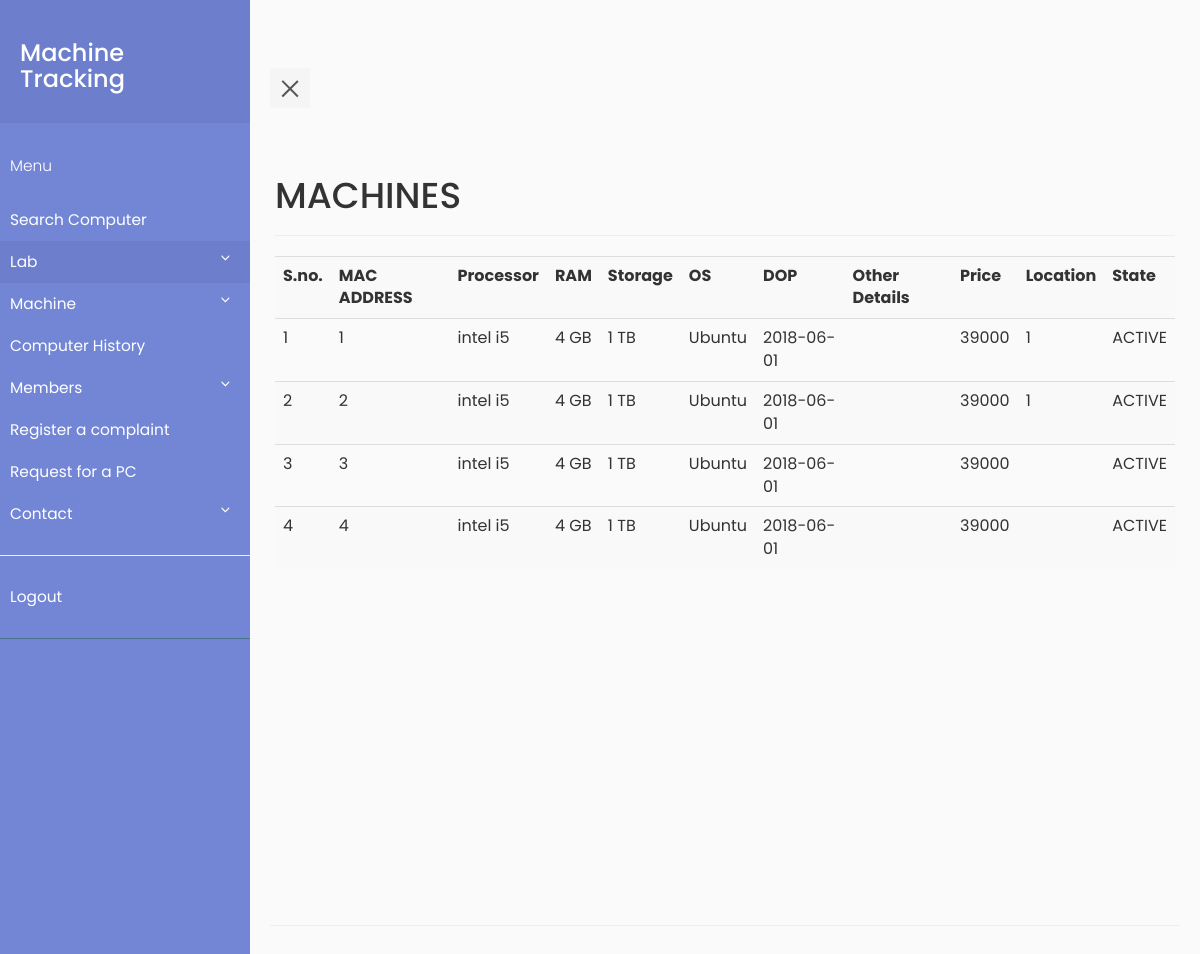
The page /viewmc.php (signed in) on the database as committed earlier.
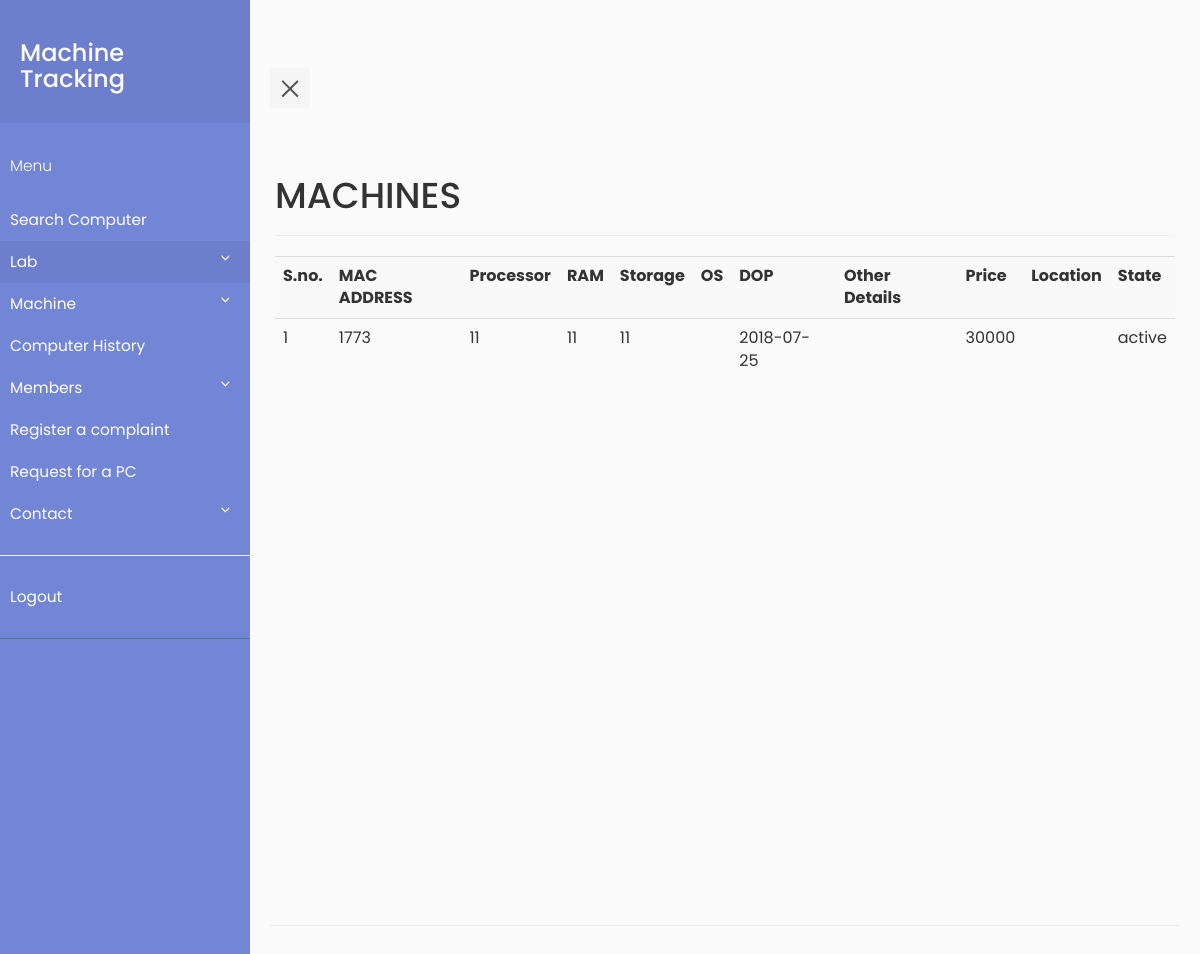
The same page on the database as committed later.
### tables this page shows
CREATE TABLE `machine` (
  `machine_id` int(11) NOT NULL,
  `MAC_ADDR` varchar(30) DEFAULT NULL,
  `processor` int(11) NOT NULL,
  `ram` int(11) NOT NULL,
  `memory` int(11) NOT NULL,
  `DOP` date DEFAULT NULL,
  `price` int(11) DEFAULT NULL,
  `state` varchar(10) DEFAULT NULL,
  `os` varchar(30) DEFAULT NULL,
  `monitor` int(11) NOT NULL,
  `keyboard` int(11) NOT NULL,
  `mouse` int(11) NOT NULL,
  `grn` int(11) NOT NULL
);

CREATE TABLE `lab` (
  `lab_id` int(11) NOT NULL,
  `name` varchar(20) DEFAULT NULL,
  `department` varchar(40) DEFAULT NULL
);

### viewmc.php (the view, shortened to what this page needs)
<?php
    require_once "pdo.php";
?>
<html>
<head>
    <link rel="stylesheet" type="text/css" href="https://maxcdn.bootstrapcdn.com/bootstrap/3.3.7/css/bootstrap.min.css" >
    <link rel="stylesheet" type="text/css" href="style5.css">
</head>
<body>
            <div class="wrapper">
     <?php include "navbar.php" ;?>
         <div class="container-fluid row" id="content">
    <div class="page-header">
    <h1>MACHINES</h1>
    </div>
    <?php
        $stmtcnt = $pdo->query("SELECT COUNT(*) FROM machine ");
        $row = $stmtcnt->fetch(PDO::FETCH_ASSOC);
        if($row['COUNT(*)']!=='0')
        {
            $i=1;
            $stmtread = $pdo->query("SELECT * FROM machine ORDER BY MAC_ADDR");
            echo ("<table class=\"table table-striped\">
                <tr> <th>S.no.</th><th>MAC ADDRESS</th><th>Processor</th><th>RAM</th><th>Storage</th><th>OS</th><th>DOP</th><th>Other Details</th><th>Price</th><th>Location</th> <th>State</th></tr>");
            while ( $row = $stmtread->fetch(PDO::FETCH_ASSOC) )
            {
                $stmtn = $pdo->prepare("SELECT lab_id FROM position where machine_id = :mid AND final_date = '1970-01-01'");
                $stmtn->execute(array(':mid' => $row['machine_id']));
                $rown = $stmtn->fetch(PDO::FETCH_ASSOC);
                $stmtn2 = $pdo->prepare("SELECT name FROM lab where lab_id = :lid");
                $stmtn2->execute(array(':lid' => $rown['lab_id']));
                $rown2 = $stmtn2->fetch(PDO::FETCH_ASSOC);
                echo ("<tr>");
                echo ("<td>");
                echo($i);
                echo("</td>");
                echo ("<td>");
                echo(htmlentities($row['MAC_ADDR']));
                echo ("</td>");
                echo ("<td>");
                echo(htmlentities($row['processor']));
                echo ("</td>");
                echo ("<td>");
                echo(htmlentities($row['ram']));
                echo ("</td>");
                echo ("<td>");
                echo(htmlentities($row['memory']));
                echo ("</td>");
                echo ("<td>");
                echo(htmlentities($row['os']));
                echo ("</td>");
                echo ("<td>");
                echo(htmlentities($row['DOP']));
                echo ("</td>");
                echo ("<td>");
                echo ("<td>");
                echo(htmlentities($row['price']));
                echo ("</td>");
                echo ("<td>");
                echo(htmlentities($rown2['name']));
                echo ("</td>");
                echo ("<td>");
                echo(htmlentities($row['state']));
                echo ("</td>");
                $i++;
            }
            echo('</table>');
        }
    ?>
    </div>
</body>
</html>

### navbar.php (shortened to what this page needs)
        <nav id="sidebar">
            <div class="sidebar-header">
                <a href="home.php"><h3>Machine Tracking</h3></a>
            </div>
            <ul class="list-unstyled components">
                <p>Menu</p>
                <li>
                    <a href="searchpc.php">Search Computer</a>
                </li>
                <li class="active">
                    <a href="#homeSubmenu" data-toggle="collapse" aria-expanded="false">Lab</a>
                </li>
                <li class="">
                    <a href="#machinemenu" data-toggle="collapse" aria-expanded="false">Machine</a>
                </li>
                <li>
                    <a href="viewmchistory.php">Computer History</a>
                </li>
                <li class="">
                    <a href="#membermenu" data-toggle="collapse" aria-expanded="false">Members</a>
                <li>
                    <a href="complaint_form.php">Register a complaint</a>
                </li>
                <li>
                    <a href="request_form.php">Request for a PC</a>
                </li>
                </li>
                <li class="">
                    <a href="#contactmenu" data-toggle="collapse" aria-expanded="false">Contact</a>
                </li>
                <hr>
                <li>
                    <a href="logout.php">Logout</a>
                </li>
            </ul>
        </nav>
<div class="container" id="content">
<div class="page-header">
<button type="button" id="sidebarCollapse" class="navbar-btn">
    <span></span>
</button>

### style5.css (style rules this page uses)
body { font-family: 'Poppins', sans-serif; background: #fafafa; }
p { font-family: 'Poppins', sans-serif; font-size: 1.1em; font-weight: 300; line-height: 1.7em; color: #999; }
a, a:hover, a:focus { color: inherit; text-decoration: none; transition: all 0.3s; }
.navbar-btn { box-shadow: none; outline: none !important; border: none; }
.wrapper { display: flex; align-items: stretch; perspective: 1500px; }
#sidebar { min-width: 250px; max-width: 250px; background: #7386D5; color: #fff; transition: all 0.6s cubic-bezier(0.945, 0.020, 0.270, 0.665); transform-origin: bottom left; }
#sidebar .sidebar-header { padding: 20px; background: #6d7fcc; }
#sidebar ul.components { padding: 20px 0; border-bottom: 1px solid #47748b; }
#sidebar ul p { color: #fff; padding: 10px; }
#sidebar ul li a { padding: 10px; font-size: 1.1em; display: block; }
#sidebar ul li.active > a, a[aria-expanded="true"] { color: #fff; background: #6d7fcc; }
a[data-toggle="collapse"] { position: relative; }
a[aria-expanded="false"]::before, a[aria-expanded="true"]::before { content: '\e259'; display: block; position: absolute; right: 20px; font-family: 'Glyphicons Halflings'; font-size: 0.6em; }
#content { padding: 20px; min-height: 100vh; transition: all 0.3s; }
#sidebarCollapse { width: 40px; height: 40px; background: #f5f5f5; }
#sidebarCollapse span { width: 80%; height: 2px; margin: 0 auto; display: block; background: #555; transition: all 0.8s cubic-bezier(0.810, -0.330, 0.345, 1.375); transition-delay: 0.2s; }
#sidebarCollapse span:last-of-type { transform: rotate(-45deg) translate(1px, -1px); }
a:link { text-decoration: none; color:white; }

Rows that differ between the two databases and show on the page:
removed machine: MAC_ADDR "1", processor "intel i5", ram "4 GB", memory "1 TB", os "Ubuntu", DOP "2018-06-01", price "39000", lab.name "1", state "ACTIVE"
removed machine: MAC_ADDR "2", processor "intel i5", ram "4 GB", memory "1 TB", os "Ubuntu", DOP "2018-06-01", price "39000", lab.name "1", state "ACTIVE"
removed machine: MAC_ADDR "3", processor "intel i5", ram "4 GB", memory "1 TB", os "Ubuntu", DOP "2018-06-01", price "39000", state "ACTIVE"
removed machine: MAC_ADDR "4", processor "intel i5", ram "4 GB", memory "1 TB", os "Ubuntu", DOP "2018-06-01", price "39000", state "ACTIVE"
added machine: MAC_ADDR "1773", processor "11", ram "11", memory "11", DOP "2018-07-25", price "30000", state "active"
